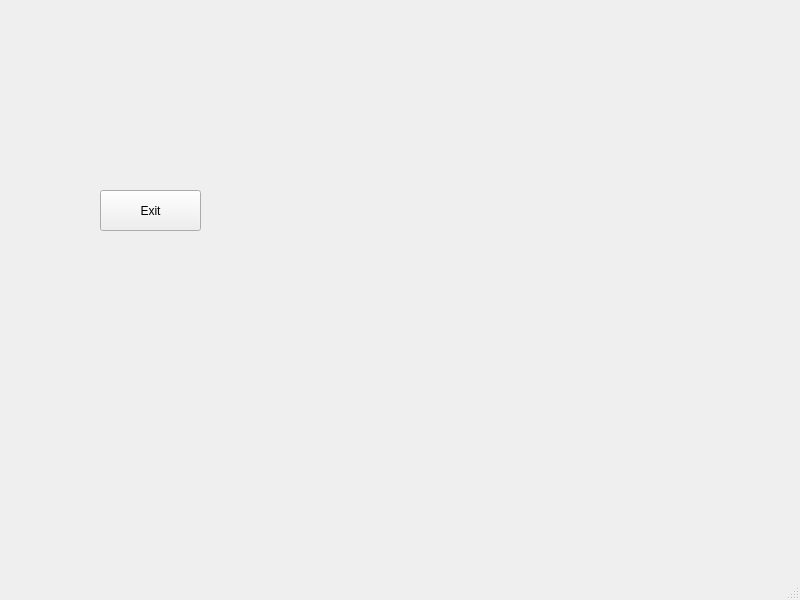
<?xml version="1.0" encoding="UTF-8"?>
<ui version="4.0">
 <class>MainWindow</class>
 <widget class="QMainWindow" name="MainWindow">
  <property name="geometry">
   <rect>
    <x>0</x>
    <y>0</y>
    <width>800</width>
    <height>600</height>
   </rect>
  </property>
  <property name="windowTitle">
   <string>MainWindow</string>
  </property>
  <widget class="QWidget" name="centralwidget">
   <widget class="QPushButton" name="exitbutton">
    <property name="geometry">
     <rect>
      <x>100</x>
      <y>190</y>
      <width>101</width>
      <height>41</height>
     </rect>
    </property>
    <property name="text">
     <string>Exit</string>
    </property>
   </widget>
  </widget>
  <widget class="QMenuBar" name="menubar">
   <property name="geometry">
    <rect>
     <x>0</x>
     <y>0</y>
     <width>800</width>
     <height>22</height>
    </rect>
   </property>
  </widget>
  <widget class="QStatusBar" name="statusbar"/>
 </widget>
 <resources/>
 <connections/>
</ui>
